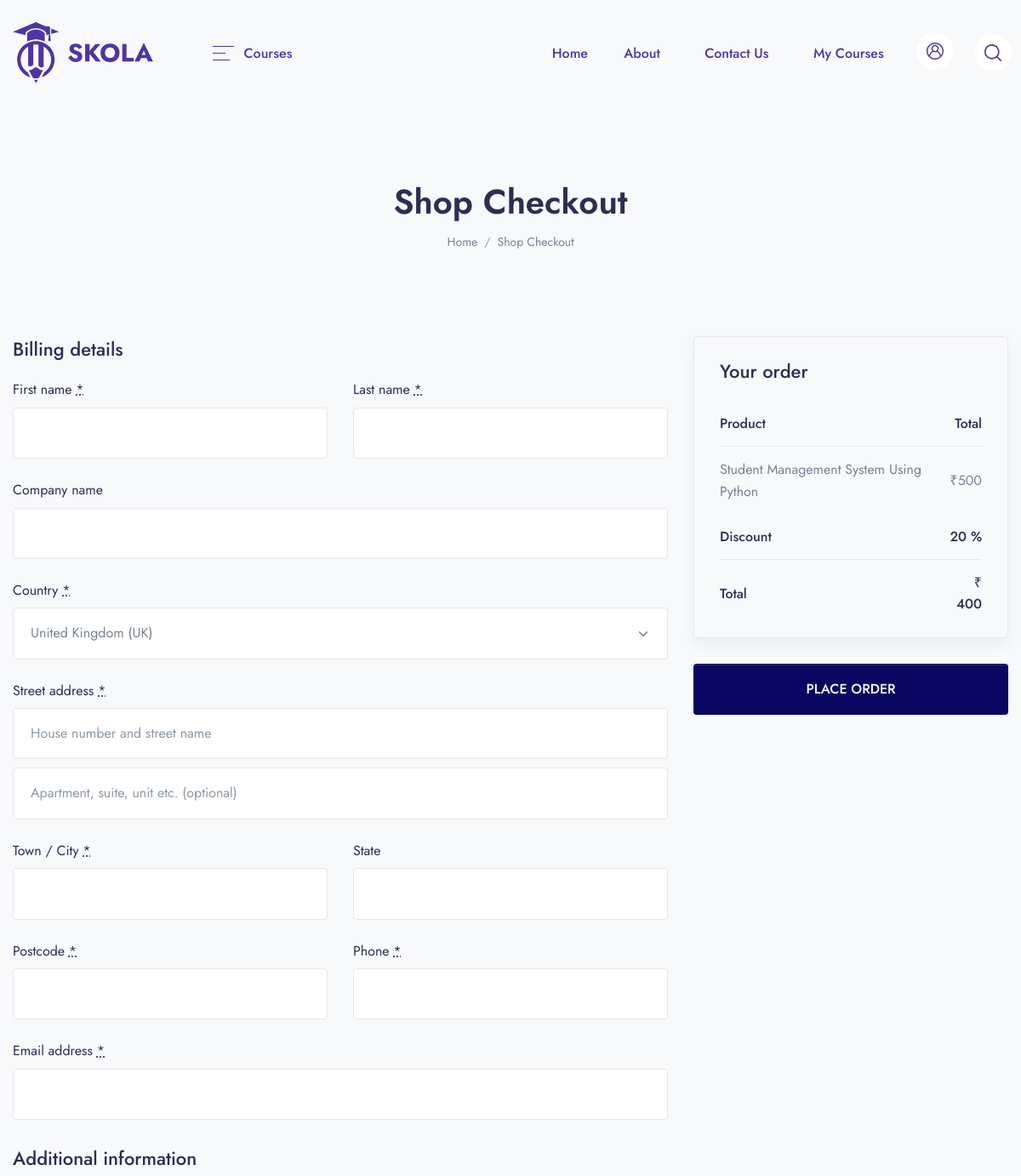
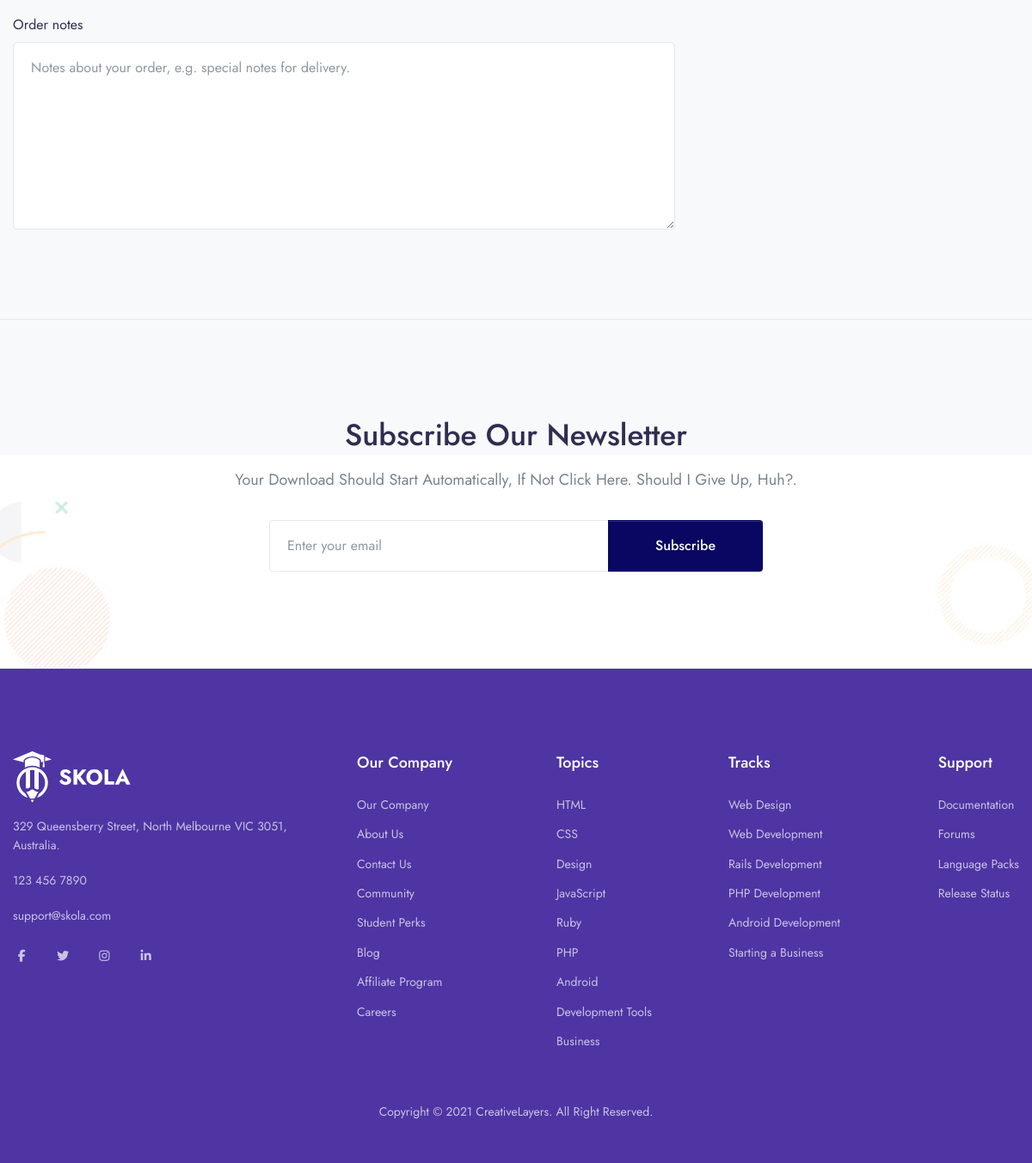
/checkout/student-management-system-using-python, run on the app's committed database (2 pictures, top to bottom).
### app/models.py (models this page shows, shortened)
class Course(models.Model):
    STATUS = (
        ('PUBLISH','PUBLISH'),
        ('DRAFT', 'DRAFT'),
    )
    featured_image = models.ImageField(upload_to="Media/featured_img",null=True)
    featured_video = models.CharField(max_length=300,null=True)
    title = models.CharField(max_length=500)
    created_at = models.DateField(auto_now_add=True)
    author = models.ForeignKey(Author,on_delete=models.CASCADE,null=True)
    category = models.ForeignKey(Categories,on_delete=models.CASCADE)
    level = models.ForeignKey(Level,on_delete=models.CASCADE, null=True)
    description = models.TextField()
    price = models.IntegerField(null=True,default=0)
    discount = models.IntegerField(null=True)
    language = models.ForeignKey(Language, on_delete=models.CASCADE, null=True)
    Deadline = models.CharField(max_length=100, null=True)
    slug = models.SlugField(default='', max_length=500, null=True, blank=True)
    status = models.CharField(choices=STATUS,max_length=100,null=True)
    Certificate = models.CharField(max_length=5, null=True)

### LMS/views.py (the view, shortened to what this page needs)
# urls.py: path('checkout/<slug:slug>', views.CHECKOUT, name='checkout'),
def CHECKOUT(request, slug):
    course = Course.objects.get(slug = slug)
    action = request.GET.get('action')
    order = None
    context = {
        'course': course,
        'order': order,
    }
    return render(request, 'checkout/checkout.html', context)

### app/templatetags/course_tags.py (called while the page is built)
@register.simple_tag
def discount_calculation(price,discount):
    if discount is None or discount is 0:
        return price
    sellprice = price
    sellprice = price - (price * discount/100)
    return math.floor(sellprice)

### templates/checkout/checkout.html (shortened to what this page needs)
{% extends 'base.html' %}
{% load course_tags %}
{% block content %}
    <header class="py-8 py-md-10" style="background-image: none;">
        <div class="container text-center py-xl-2">
            <h1 class="display-4 fw-semi-bold mb-0">Shop Checkout</h1>
            <nav aria-label="breadcrumb">
                <ol class="breadcrumb breadcrumb-scroll justify-content-center">
                    <li class="breadcrumb-item">
                        <a class="text-gray-800" href="#">
                            Home
                        </a>
                    </li>
                    <li class="breadcrumb-item text-gray-800 active" aria-current="page">
                        Shop Checkout
                    </li>
                </ol>
            </nav>
        </div>
    </header>
    <div class="container pb-6 pb-xl-10">
        <form name="checkout" method="post" class="checkout woocommerce-checkout" action="?action=create_payment">
            <div class="col2-set" id="customer_details">
                <div class="col-1">
                    <div class="woocommerce-billing-fields">
                        <h3>Billing details</h3>
                        <div class="woocommerce-billing-fields__field-wrapper">
                            <p class="form-row form-row-first validate-required woocommerce-invalid woocommerce-invalid-required-field" id="billing_first_name_field" data-priority="10">
                                <label for="billing_first_name" class="">First name <abbr class="required" title="required">*</abbr></label>
                                <input type="text" class="input-text " name="billing_first_name" id="billing_first_name" placeholder="" value="" autocomplete="given-name" autofocus="autofocus">
                            </p>
                            <p class="form-row form-row-last validate-required" id="billing_last_name_field" data-priority="20">
                                <label for="billing_last_name" class="">Last name <abbr class="required" title="required">*</abbr></label>
                                <input type="text" class="input-text " name="billing_last_name" id="billing_last_name" placeholder="" value="" autocomplete="family-name">
                            </p>
                            <p class="form-row form-row-wide" id="billing_company_field" data-priority="30">
                                <label for="billing_company" class="">Company name</label>
                                <input type="text" class="input-text " name="billing_company" id="billing_company" placeholder="" value="" autocomplete="organization">
                            </p>
                            <p class="form-row form-row-wide address-field update_totals_on_change validate-required woocommerce-validated" id="billing_country_field" data-priority="40">
                                <label for="billing_country" class="">Country <abbr class="required" title="required">*</abbr></label>
                                <select name="billing_country" id="billing_country" class="country_to_state country_select  select2-hidden-accessible" autocomplete="country" tabindex="-1" aria-hidden="true">
                                    <option value="GB" selected="selected">United Kingdom (UK)</option>
                                </select>
                            </p>
                            <p class="form-row form-row-wide address-field validate-required" id="billing_address_1_field" data-priority="50">
                                <label for="billing_address_1" class="">Street address <abbr class="required" title="required">*</abbr></label>
                                <input type="text" class="input-text " name="billing_address_1" id="billing_address_1" placeholder="House number and street name" value="" autocomplete="address-line1">
                            </p>
                            <p class="form-row form-row-wide address-field" id="billing_address_2_field" data-priority="60">
                                <input type="text" class="input-text " name="billing_address_2" id="billing_address_2" placeholder="Apartment, suite, unit etc. (optional)" value="" autocomplete="address-line2">
                            </p>
                            <p class="form-row form-row-wide address-field validate-required" id="billing_city_field" data-priority="70" data-o_class="form-row form-row-wide address-field validate-required">
                                <label for="billing_city" class="">Town / City <abbr class="required" title="required">*</abbr></label>
                                <input type="text" class="input-text " name="billing_city" id="billing_city" placeholder="" value="" autocomplete="address-level2">
                            </p>
                            <p class="form-row form-row-wide address-field validate-state" id="billing_state_field" data-priority="80" data-o_class="form-row form-row-wide address-field validate-state">
                                <label for="billing_state" class="">State</label>
                                <input type="text" class="input-text " value="" placeholder="" name="billing_state" id="billing_state" autocomplete="address-level1">
                            </p>
                            <p class="form-row form-row-wide address-field validate-postcode validate-required" id="billing_postcode_field" data-priority="90" data-o_class="form-row form-row-wide address-field validate-required validate-postcode">
                                <label for="billing_postcode" class="">Postcode <abbr class="required" title="required">*</abbr></label>
                                <input type="text" class="input-text " name="billing_postcode" id="billing_postcode" placeholder="" value="" autocomplete="postal-code">
                            </p>
                            <p class="form-row form-row-first validate-required validate-phone" id="billing_phone_field" data-priority="100">
                                <label for="billing_phone" class="">Phone <abbr class="required" title="required">*</abbr></label>
                                <input type="tel" class="input-text " name="billing_phone" id="billing_phone" placeholder="" value="" autocomplete="tel">
                            </p>
                            <p class="form-row form-row-last validate-required validate-email" id="billing_email_field" data-priority="110">
                                <label for="billing_email" class="">Email address <abbr class="required" title="required">*</abbr></label>
                                <input type="email" class="input-text " name="billing_email" id="billing_email" placeholder="" value="" autocomplete="email">
                            </p>
                        </div>
                    </div>
                </div>
                <div class="col-2">
                    <div class="woocommerce-additional-fields">
                        <h3>Additional information</h3>
                        <div class="woocommerce-additional-fields__field-wrapper">
                            <p class="form-row notes" id="order_comments_field" data-priority=""><label for="order_comments" class="">Order notes</label><textarea name="order_comments" class="input-text " id="order_comments" placeholder="Notes about your order, e.g. special notes for delivery." rows="7" cols="5"></textarea></p>
                        </div>
                    </div>
                </div>
            </div>
            <div id="order_review" class="woocommerce-checkout-review-order">
                <div class="woocommerce-checkout-review-order-inner">
                    <h3 id="order_review_heading">Your order</h3>
                    <table class="shop_table woocommerce-checkout-review-order-table">
                        <thead>
                            <tr>
                                <th class="product-name">Product</th>
                                <th class="product-total">Total</th>
                            </tr>
                        </thead>
                        <tbody>
                            <tr class="cart_item">
                                <td class="product-name">
                                    {{course.title}}
                                </td>
                                <td class="product-total">
                                    <span class="woocommerce-Price-amount amount">
                                        <span class="woocommerce-Price-currencySymbol">₹</span>
                                        {{course.price}}
                                    </span>
                                </td>
                            </tr>
                        </tbody>
                        <tfoot>
                            <tr class="cart-subtotal">
                                <th>Discount</th>
                                <td><span class="woocommerce-Price-amount amount">{{course.discount}} %</span></td>
                            </tr>
                            <tr class="order-total">
                                <th>Total</th>
                                <td><strong><span class="woocommerce-Price-amount amount">₹ {% discount_calculation course.price course.discount %}</span></strong> </td>
                            </tr>
                        </tfoot>
                    </table>
                </div>
                <div id="payment" class="woocommerce-checkout-payment">
                    <div class="form-row place-order">
                        <button type="submit" class="btn btn-primary btn-block">
                            PLACE ORDER
                        </button>
                    </div>
                </div>
            </div>
        </form>
    </div>
    <section class="py-6 py-md-11 border-top border-bottom" data-jarallax data-speed=".8" style="background-image: url(assets/img/illustrations/illustration-1.jpg)">
        <div class="container text-center py-xl-4" data-aos="fade-up">
            <div class="row">
                <div class="col-xl-7 mx-auto">
                    <h1 class="text-capitalize">Subscribe our newsletter</h1>
                    <p class="text-capitalize font-size-lg mb-md-6 mb-4">Your download should start automatically, if not Click here. Should I give up, huh?.</p>
                    <div class="mx-md-8">
                        <form>
                            <div class="input-group">
                                <input type="text" class="form-control" placeholder="Enter your email" aria-label="Enter your email" aria-describedby="button-addon2">
                                <div class="input-group-append">
                                    <button class="btn btn-primary btn-sm-wide" type="button" id="button-addon2">Subscribe</button>
                                </div>
                            </div>
                        </form>
                    </div>
                </div>
            </div>
        </div>
    </section>
{% endblock %}

### data on the page
Course: title "Student Management System Using Python", price "500", discount "20", price+discount "400"
